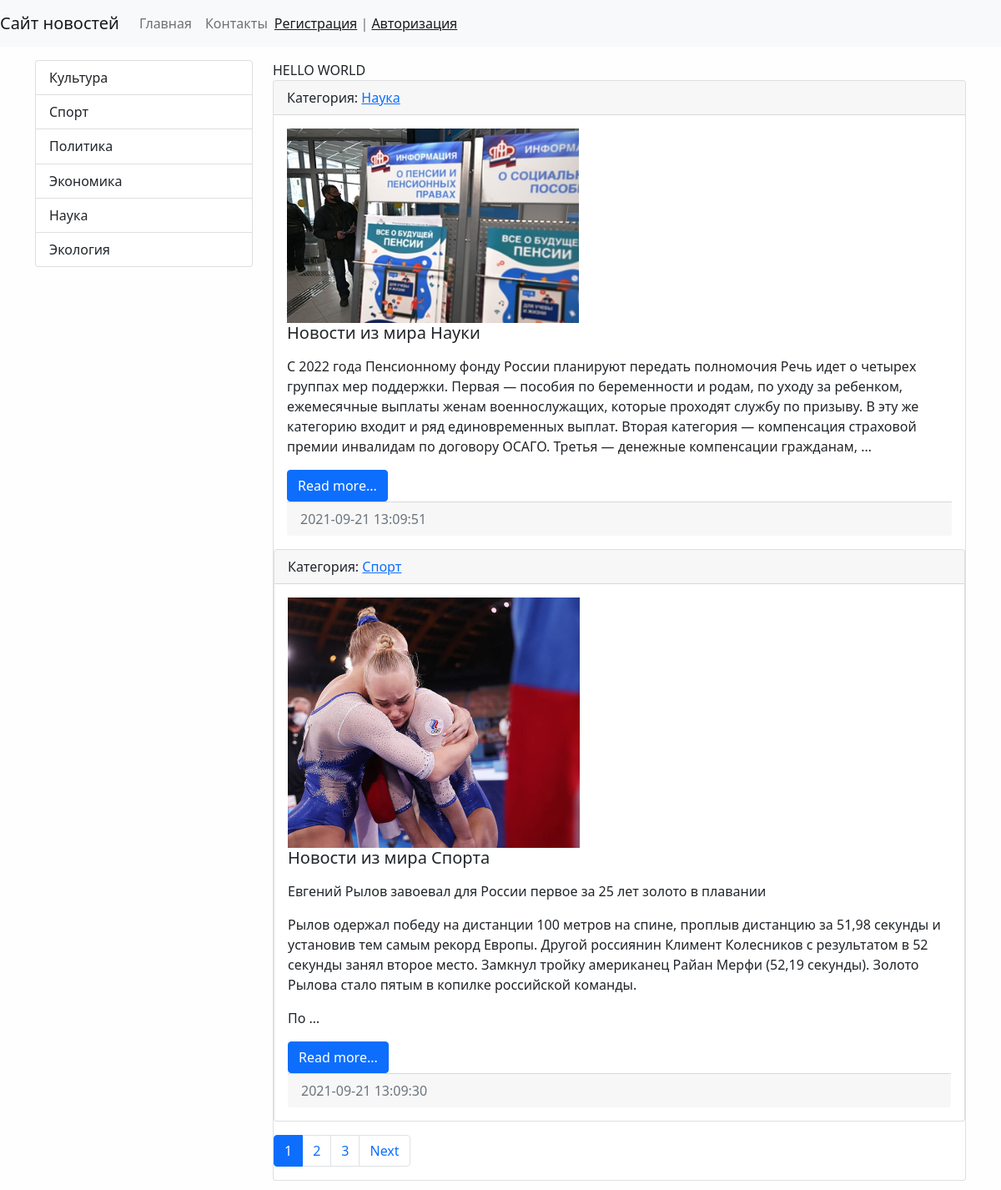
The page / on the database its author committed.
### news/models.py (models this page shows, shortened)
class Category(models.Model):
    title = models.CharField(max_length=150, db_index=True, verbose_name='Наименование категории')
    def get_absolute_url(self):
        return reverse('category', kwargs={'category_id': self.pk})
    def __str__(self):
        return self.title
    class Meta:
        verbose_name = 'Категория'
        verbose_name_plural = 'Категории'
        ordering = ['title']

class News(models.Model):
    title = models.CharField(max_length=150, verbose_name='Наименование')
    content = models.TextField(blank=True, verbose_name='Контент')
    created_at = models.DateTimeField(auto_now_add=True, verbose_name='Дата создания')
    updated_at = models.DateTimeField(auto_now=True, verbose_name='Дата обновления')
    photo = models.ImageField(upload_to='photos/%Y/%m/%d/', verbose_name='Фото', blank=True)
    is_published = models.BooleanField(default=True, verbose_name='Опубликовано')
    category = models.ForeignKey('Category', on_delete=models.PROTECT, verbose_name='Категория')
    views = models.IntegerField(default=0)
    def get_absolute_url(self):
        return reverse('view_news', kwargs={'pk': self.pk})
    class Meta:
        verbose_name = 'Новость'
        verbose_name_plural = 'Новости'
        ordering = ['created_at']

### news/views.py (the view)
# urls.py: path('', cache_page(60)(HomeNews.as_view()), name='home'),
class HomeNews(MyMixin, ListView):
    model = News
    template_name = 'news/home_news_list.html'
    context_object_name = 'news'
    mixin_prop = 'hello world'
    paginate_by = 2
    def get_context_data(self, *, object_list=None, **kwargs):
        context = super().get_context_data(**kwargs)
        context['title'] = self.get_upper('Главная страница')
        context['mixin_prop'] = self.get_prop()
        return context
    def get_queryset(self):
        return News.objects.filter(is_published=True).select_related('category')

### news/templatetags/news_tags.py (called while the page is built)
@register.inclusion_tag('news/list_categories.html')
def show_categories(arg1='Hello', arg2='world'):
    categories = Category.objects.annotate(cnt=Count('news', filter=F('news__is_published'))).filter(cnt__gt=0)
    return {"categories": categories, "arg1": arg1, "arg2": arg2}

### news/utils.py (called while the page is built)
    def get_prop(self):
        return self.mixin_prop.upper()

    def get_upper(self, s):
        if isinstance(s, str):
            return s.upper()
        else:
            return s.title.upper()

### news/templates/news/home_news_list.html (shortened to what this page needs)
{% extends 'base.html' %}
{% block sidebar %}
  {% include 'inc/_sidebar.html' %}
{% endblock %}
{% block content %}
{{ mixin_prop }}
{% for item in news %}
    <div class="card mb-3">
      <div class="card-header">
        Категория: <a href="{{ item.category.get_absolute_url }}">{{ item.category }}</a>
    </div>
    <div class="card-body">
      <div class="media">
        {% if item.photo %}
            <img src="{{ item.photo.url }}" alt="" width="350"  class="mr-3">
        {% else %}
            <img src="https://picsum.photos/id/1060/350/300/?blur=2" alt="" class="mr-3">
        {% endif  %}
        <div class="media-body">
          <h5 class="card-title">{{ item.title }}</h5>
          <p class="card-text">{{ item.content|safe|linebreaks|truncatewords:60 }}</p>
          <a href="{{ item.get_absolute_url }}" class="btn btn-primary">Read more...</a>
        </div>
      </div>
    <div class="card-footer text-muted">
      {{ item.created_at|date:"Y-m-d H:m:s" }}
    </div>
  </div>
    {% endfor %}
</div>
{% endblock %}

### templates/base.html (shortened to what this page needs)
<!doctype html>
{%  load static %}
<html lang="en">
  <head>
    <link rel="stylesheet" href="{%  static 'bootstrap/css/bootstrap.min.css' %}">
    <link rel="stylesheet" href="{%  static '/css/style.css' %}">
  </head>
  <body>
  {% include 'inc/_nav.html' %}
  <div class="container mt-3">
    <div class="row">
      <div class="col-md-3">
        {% block sidebar %}SIDEBAR {% endblock %}
      </div>
      <div class="col-md-9">
        {% block content %} CONTENT{% endblock %}
        {% if page_obj.has_other_pages %}
          <nav aria-label="...">
        {% endif %}
        <ul class="pagination">
        {% for p in page_obj.paginator.page_range %}
          {% if page_obj.number == p %}
        <li class="page-item active" aria-current="page" >
          <a class="page-link" href="?page={{ p }}"> {{ p }}</a>
        </li>
        {% elif p > page_obj.number|add:-3 and p < page_obj.number|add:3 %}
        <li class="page-item">
          <a class="page-link" href="?page={{ p }}">{{ p }}</a>
        </li>
        {% endif %}
        {% endfor %}
        {% if page_obj.has_next %}
        <li class="page-item">
          <a class="page-link" href="?page={{ page_obj.next_page_number }}">Next</a>
        </li>
        {% endif %}
          </ul>
        </nav>
      </div>
    </div>
  </div>
  </body>
</html>

### templates/inc/_nav.html (shortened to what this page needs)
<nav class="navbar navbar-expand-lg navbar-light bg-light">
    <a class="navbar-brand" href="{% url 'home' %}">Сайт новостей</a>
    <div class="collapse navbar-collapse" id="navbarSupportedContent">
      <ul class="navbar-nav mr-auto">
        <li class="nav-item">
          <li class="nav-item"><a class="nav-link" href="{% url 'home' %}">Главная</a></li>
          <li class="nav-item"><a class="nav-link" href="{% url 'contact' %}">Контакты</a></li>
        </ul>
        <span class="navbar-text">
          {% if request.user.is_authenticated %}
          Добро пожаловать {{  user.username }} | <a href="{% url 'logout' %}">Выход</a>
          {% else %}
          <a href="{% url 'register' %}">Регистрация</a> | <a href="{% url 'login' %}">Авторизация</a>
          {% endif %}
      </span>
    </div>
  </nav>

### templates/inc/_sidebar.html (shortened to what this page needs)
{% load news_tags %}
{% show_categories %}

### news/templates/news/list_categories.html
<div class="list-group">
  {% for item in categories %}
     <a href="{{ item.get_absolute_url }}" class="list-group-item
      list-group-item-action">{{ item.title }}<span class="badge badge-primary
      badge-pill">{{ item.cnt }}</span></a>
  {% endfor %}
</div>

### newssite/static/css/style.css (style rules this page uses)
body { background-color: #fefefe; }

### rows shown on the page
Category: title "Культура"
Category: title "Спорт"
Category: title "Политика"
Category: title "Экономика"
Category: title "Наука"
Category: title "Экология"
News: category "Наука", photo (picture), title "Новости из мира Науки", content "С 2022 года Пенсионному фонду России планируют передать полномочия Речь идет о четырех группах мер поддержки. Первая — пособия по беременности и родам, по уходу за ребенком, ежемесячные выплаты женам военнослужащих, которые проходят службу по призыву. В эту же категорию входит и ряд единовременных выплат. Вторая категория — компенсация страховой премии инвалидам по договору ОСАГО. Третья — денежные компенсации гражданам, …", created_at "2021-09-21 13:09:51"
News: category "Спорт", photo (picture), title "Новости из мира Спорта", content "Евгений Рылов завоевал для России первое за 25 лет золото в плавании Рылов одержал победу на дистанции 100 метров на спине, проплыв дистанцию за 51,98 секунды и установив тем самым рекорд Европы. Другой россиянин Климент Колесников с результатом в 52 секунды занял второе место. Замкнул тройку американец Райан Мерфи (52,19 секунды). Золото Рылова стало пятым в копилке российской команды. По …", created_at "2021-09-21 13:09:30"

### other values the page prints
{{ mixin_prop }} "HELLO WORLD"
{{ p }} "1"
{{ p }} "2" "3"
